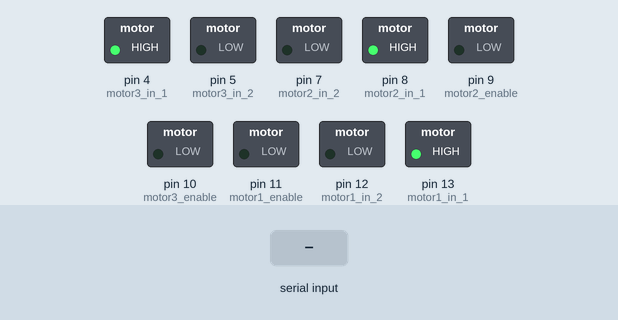
Recording of a sketch running on a simulated Arduino Uno, built with avr-gcc and run on an emulated ATmega328P. Shown: switched loads named in the sketch (green lamp = pin HIGH). The test bench sets the inputs (shaded band). What the sketch prints to the serial monitor is not drawn.

Above: at 1.2 s.
1.3 s: "w" received over Serial
At 2.1 s:
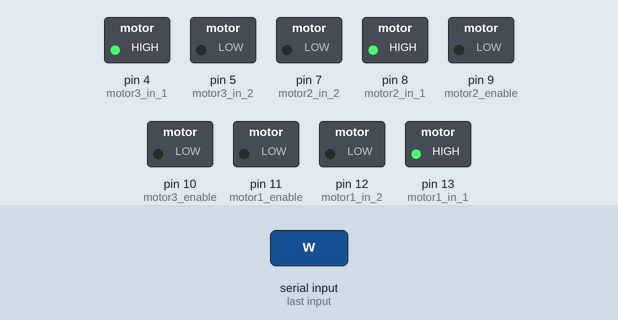
2.8 s: "a" received over Serial
4.3 s: "d" received over Serial
5.8 s: "s" received over Serial
At 6.7 s:
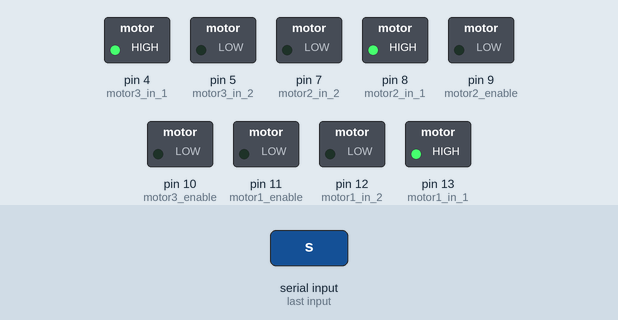
7.3 s: "c" received over Serial
At 7.8 s:
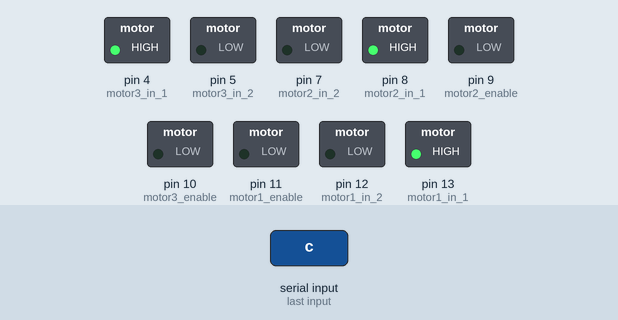
8.8 s: "q" received over Serial
At 10.1 s:
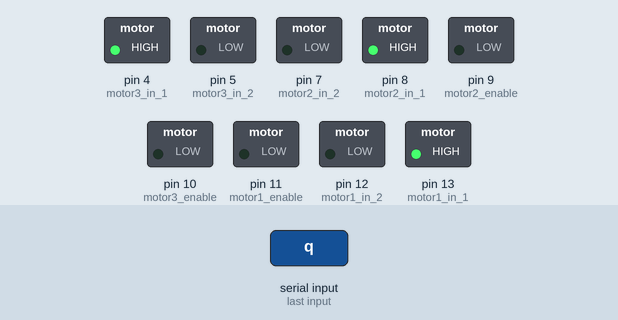
Timing chart, 0 to 11.3 s (numbered marks = the images above; inputs shaded):
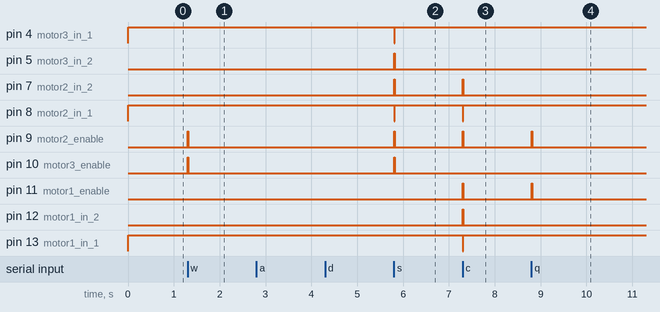

The sketch:

OmniDriveBasic.ino
```cpp
// C++ code
//
int motor1_in_1 = 13; //input4
int motor1_in_2 = 12; //input3
int motor1_enable = 11;

int motor2_in_1 = 8; //input4
int motor2_in_2 = 7; // input3
int motor2_enable = 9;

int motor3_in_1 = 4; //input2
int motor3_in_2 = 5; //input 1
int motor3_enable = 10;
void setup()
{
  Serial.begin(9600);

  pinMode(motor1_in_1, OUTPUT);
  pinMode(motor1_in_2, OUTPUT);
  pinMode(motor1_enable, OUTPUT);

  pinMode(motor2_in_1, OUTPUT);
  pinMode(motor2_in_2, OUTPUT);
  pinMode(motor2_enable, OUTPUT);

  pinMode(motor3_in_1, OUTPUT);
  pinMode(motor3_in_2, OUTPUT);
  pinMode(motor3_enable, OUTPUT);

}
void forward(){
  digitalWrite(motor1_in_2, LOW);
  digitalWrite(motor1_in_1, HIGH);
  analogWrite(motor1_enable, 0);

  digitalWrite(motor2_in_1, HIGH);
  digitalWrite(motor2_in_2, LOW); //Clockwise
  analogWrite(motor2_enable, 255);

  digitalWrite(motor3_in_1, HIGH);
  digitalWrite(motor3_in_2, LOW); //
  analogWrite(motor3_enable, 255);
}
void backward(){
  digitalWrite(motor1_in_2, LOW);
  digitalWrite(motor1_in_1, HIGH);
  analogWrite(motor1_enable, 0);

  digitalWrite(motor2_in_2, HIGH);
  digitalWrite(motor2_in_1, LOW);
  analogWrite(motor2_enable, 255);

  digitalWrite(motor3_in_2, HIGH);
  digitalWrite(motor3_in_1, LOW);
  analogWrite(motor3_enable, 255);
}
void left(){
  digitalWrite(motor1_in_2, LOW);
  digitalWrite(motor1_in_1, HIGH);
  analogWrite(motor1_enable, 255);

  digitalWrite(motor2_in_2, HIGH);
  digitalWrite(motor2_in_1, LOW); //anticlockwise
  analogWrite(motor2_enable, 255);

  digitalWrite(motor3_in_2, HIGH);
  digitalWrite(motor3_in_1, LOW);
  analogWrite(motor3_enable, 255);
}
void right(){
  digitalWrite(motor1_in_1, LOW);
  digitalWrite(motor1_in_2, HIGH); //clockwise
  analogWrite(motor1_enable, 255);

  digitalWrite(motor2_in_1, HIGH);
  digitalWrite(motor2_in_2, LOW);
  analogWrite(motor2_enable, 255);

  digitalWrite(motor3_in_1, HIGH);
  digitalWrite(motor3_in_2, LOW);
  analogWrite(motor3_enable, 255);
}
void southEast(){
  digitalWrite(motor1_in_1, LOW);
  digitalWrite(motor1_in_2, HIGH); //clockwise
  analogWrite(motor1_enable, 255);

  digitalWrite(motor2_in_2, HIGH);
  digitalWrite(motor2_in_1, LOW); //anticlockwise
  analogWrite(motor2_enable, 255);

  digitalWrite(motor3_in_2, LOW);
  digitalWrite(motor3_in_1, HIGH);
  analogWrite(motor3_enable, 0);
}
void northWest(){
  digitalWrite(motor1_in_2, LOW);
  digitalWrite(motor1_in_1, HIGH); //clockwise
  analogWrite(motor1_enable, 255);

  digitalWrite(motor2_in_1, HIGH);
  digitalWrite(motor2_in_2, LOW); //anticlockwise
  analogWrite(motor2_enable, 255);

  digitalWrite(motor3_in_2, LOW);
  digitalWrite(motor3_in_1, HIGH);
  analogWrite(motor3_enable, 0);
}
void northEast(){
  digitalWrite(motor1_in_2, LOW);
  digitalWrite(motor1_in_1, HIGH); //clockwise
  analogWrite(motor1_enable, 255);

  digitalWrite(motor2_in_1, HIGH);
  digitalWrite(motor2_in_2, LOW);
  analogWrite(motor2_enable, 0);
}
void southWest(){
  digitalWrite(motor1_in_2, HIGH);
  digitalWrite(motor1_in_1, LOW); //clockwise
  analogWrite(motor1_enable, 255);

  digitalWrite(motor2_in_1, LOW);
  digitalWrite(motor2_in_2, HIGH);
  analogWrite(motor2_enable, 0);
}
void stop(){
  digitalWrite(motor1_in_2, LOW);
  digitalWrite(motor1_in_1, HIGH);
  analogWrite(motor1_enable, 0);

  digitalWrite(motor2_in_1, HIGH);
  digitalWrite(motor2_in_2, LOW);
  analogWrite(motor2_enable, 0);

  digitalWrite(motor3_in_2, LOW);
  digitalWrite(motor3_in_1, HIGH);
  analogWrite(motor3_enable, 0);
}
void loop()
{
  char dir = 'p';
  if(Serial.available() > 0){
    dir = Serial.read();
  }
  if(dir == 'w'){
    forward();
    Serial.println("Forward");
  }
  else if(dir == 'a'){
    left();
    Serial.println("Left");
  }
  else if(dir == 'd'){
    right();
    Serial.println("Right");
  }
  else if(dir == 's'){
    backward();
    Serial.println("Backward");
  }
  else if(dir == 'c'){
    southEast();
    Serial.println("SouthEast");
  }
  else if(dir == 'q'){
    northWest();
    Serial.println("NorthWestz");
  }
  else if(dir == 'z'){
    southWest();
    Serial.println("SouthWest");
  }
  else if(dir == 'p'){
    stop();
    Serial.println("Stopped");
  }

}
```

Measured:
- after the input at 1.3 s, pin 9 (motor2_enable), pin 10 (motor3_enable): LOW → HIGH at once, → LOW 0.01 s later
- after the input at 5.8 s, pin 4 (motor3_in_1), pin 8 (motor2_in_1): HIGH → LOW at once, → HIGH 0.01 s later; pin 5 (motor3_in_2), pin 7 (motor2_in_2), pin 9 (motor2_enable), pin 10 (motor3_enable): LOW → HIGH at once, → LOW 0.01 s later
- after the input at 7.3 s, pin 7 (motor2_in_2), pin 9 (motor2_enable), pin 11 (motor1_enable), pin 12 (motor1_in_2): LOW → HIGH at once, → LOW 0.01 s later; pin 8 (motor2_in_1), pin 13 (motor1_in_1): HIGH → LOW at once, → HIGH 0.01 s later
- after the input at 8.8 s, pin 9 (motor2_enable), pin 11 (motor1_enable): LOW → HIGH at once, → LOW 0.01 s later
